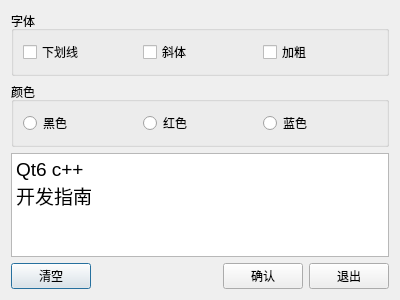
<?xml version="1.0" encoding="UTF-8"?>
<ui version="4.0">
 <class>Dialog</class>
 <widget class="QDialog" name="Dialog">
  <property name="geometry">
   <rect>
    <x>0</x>
    <y>0</y>
    <width>400</width>
    <height>300</height>
   </rect>
  </property>
  <property name="windowTitle">
   <string>Dialog</string>
  </property>
  <property name="windowIcon">
   <iconset resource="res.qrc">
    <normaloff>:/icons/bitbug_favicon.ico</normaloff>:/icons/bitbug_favicon.ico</iconset>
  </property>
  <layout class="QVBoxLayout" name="verticalLayout">
   <item>
    <widget class="QGroupBox" name="groupBox">
     <property name="title">
      <string>字体</string>
     </property>
     <layout class="QHBoxLayout" name="horizontalLayout">
      <item>
       <widget class="QCheckBox" name="checkBox">
        <property name="text">
         <string>下划线</string>
        </property>
       </widget>
      </item>
      <item>
       <widget class="QCheckBox" name="checkBox_2">
        <property name="text">
         <string>斜体</string>
        </property>
       </widget>
      </item>
      <item>
       <widget class="QCheckBox" name="checkBox_3">
        <property name="text">
         <string>加粗</string>
        </property>
       </widget>
      </item>
     </layout>
    </widget>
   </item>
   <item>
    <widget class="QGroupBox" name="groupBox_2">
     <property name="title">
      <string>颜色</string>
     </property>
     <layout class="QHBoxLayout" name="horizontalLayout_2">
      <item>
       <widget class="QRadioButton" name="radioButton">
        <property name="text">
         <string>黑色</string>
        </property>
       </widget>
      </item>
      <item>
       <widget class="QRadioButton" name="radioButton_2">
        <property name="text">
         <string>红色</string>
        </property>
       </widget>
      </item>
      <item>
       <widget class="QRadioButton" name="radioButton_3">
        <property name="text">
         <string>蓝色</string>
        </property>
       </widget>
      </item>
     </layout>
    </widget>
   </item>
   <item>
    <widget class="QPlainTextEdit" name="plainTextEdit">
     <property name="enabled">
      <bool>true</bool>
     </property>
     <property name="font">
      <font>
       <pointsize>14</pointsize>
      </font>
     </property>
     <property name="plainText">
      <string>Qt6 c++
开发指南</string>
     </property>
    </widget>
   </item>
   <item>
    <layout class="QHBoxLayout" name="horizontalLayout_3">
     <item>
      <widget class="QPushButton" name="pushButton">
       <property name="text">
        <string>清空</string>
       </property>
      </widget>
     </item>
     <item>
      <spacer name="horizontalSpacer">
       <property name="orientation">
        <enum>Qt::Horizontal</enum>
       </property>
       <property name="sizeHint" stdset="0">
        <size>
         <width>40</width>
         <height>20</height>
        </size>
       </property>
      </spacer>
     </item>
     <item>
      <widget class="QPushButton" name="pushButton_2">
       <property name="text">
        <string>确认</string>
       </property>
      </widget>
     </item>
     <item>
      <widget class="QPushButton" name="pushButton_3">
       <property name="text">
        <string>退出</string>
       </property>
      </widget>
     </item>
    </layout>
   </item>
  </layout>
 </widget>
 <resources>
  <include location="res.qrc"/>
 </resources>
 <connections>
  <connection>
   <sender>pushButton_3</sender>
   <signal>clicked()</signal>
   <receiver>Dialog</receiver>
   <slot>close()</slot>
   <hints>
    <hint type="sourcelabel">
     <x>352</x>
     <y>278</y>
    </hint>
    <hint type="destinationlabel">
     <x>199</x>
     <y>149</y>
    </hint>
   </hints>
  </connection>
  <connection>
   <sender>pushButton_2</sender>
   <signal>clicked()</signal>
   <receiver>Dialog</receiver>
   <slot>accept()</slot>
   <hints>
    <hint type="sourcelabel">
     <x>271</x>
     <y>278</y>
    </hint>
    <hint type="destinationlabel">
     <x>199</x>
     <y>149</y>
    </hint>
   </hints>
  </connection>
 </connections>
</ui>
